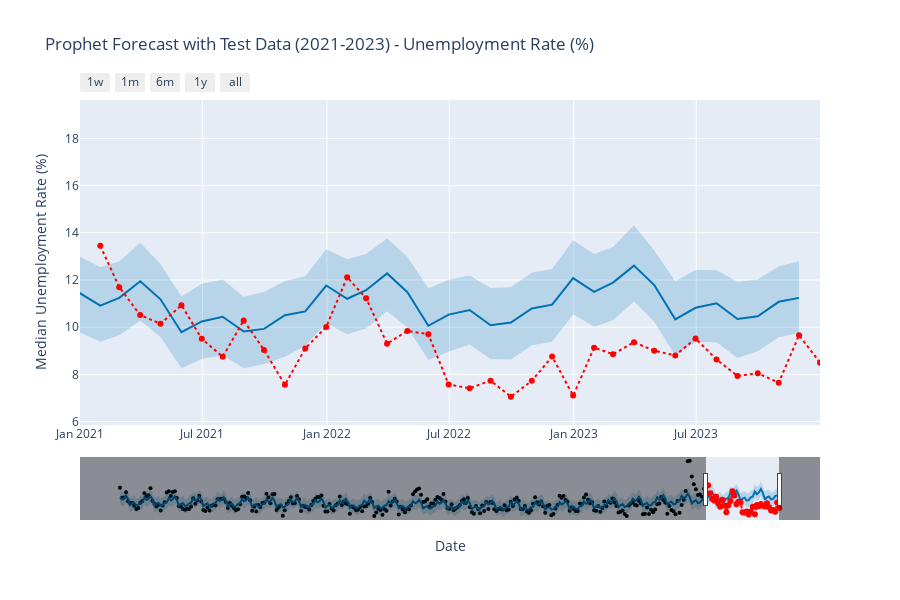

Source (notebook cell):
### Code cell
# Generate plot
fig = plot_plotly(optimized_model, forecast)

# Add test data 
fig.add_trace(
    go.Scatter(
        x=test_data['ds'],  # x-axis (test data dates)
        y=test_data['y'],  # y-axis (actual values)
        mode='markers+lines',
        name='True Values (Test Data)',
        line=dict(color='red', dash='dot'),  
        marker=dict(color='red')
    )
)

# Adjust x-axis range (2021-2023)
fig.update_layout(
    xaxis=dict(
        range=['2021-01-01', '2023-12-31'],  # Set x-axis range
        title='Date',  # Add x-axis title
    ),
    yaxis=dict(
        title='Median Unemployment Rate (%)',  # Add y-axis title
    ),
    title='Prophet Forecast with Test Data (2021-2023) - Unemployment Rate (%)',  # Add plot title
)

# Show plot
fig.show()

### Figure 1 — Plotly figure (JSON) as saved in the notebook; plotly's stock layout.template omitted (floating-point values rounded to 4 significant figures; data arrays with more than 128 entries replaced by an {"elided": "..."} marker saying what was removed)
{"data": [{"marker": {"color": "black", "size": 4}, "mode": "markers", "name": "Actual", "type": "scatter", "x": {"elided": "288 str values"}, "y": {"elided": "288 float values"}}, {"hoverinfo": "skip", "line": {"width": 0}, "mode": "lines", "type": "scatter", "x": {"elided": "324 str values"}, "y": {"elided": "324 float values"}}, {"fill": "tonexty", "fillcolor": "rgba(0, 114, 178, 0.2)", "line": {"color": "#0072B2", "width": 2}, "mode": "lines", "name": "Predicted", "type": "scatter", "x": {"elided": "324 str values"}, "y": {"elided": "324 float values"}}, {"fill": "tonexty", "fillcolor": "rgba(0, 114, 178, 0.2)", "hoverinfo": "skip", "line": {"width": 0}, "mode": "lines", "type": "scatter", "x": {"elided": "324 str values"}, "y": {"elided": "324 float values"}}, {"line": {"color": "red", "dash": "dot"}, "marker": {"color": "red"}, "mode": "markers+lines", "name": "True Values (Test Data)", "type": "scatter", "x": ["2021-01-31T00:00:00", "2021-02-28T00:00:00", "2021-03-31T00:00:00", "2021-04-30T00:00:00", "2021-05-31T00:00:00", "2021-06-30T00:00:00", "2021-07-31T00:00:00", "2021-08-31T00:00:00", "2021-09-30T00:00:00", "2021-10-31T00:00:00", "2021-11-30T00:00:00", "2021-12-31T00:00:00", "2022-01-31T00:00:00", "2022-02-28T00:00:00", "2022-03-31T00:00:00", "2022-04-30T00:00:00", "2022-05-31T00:00:00", "2022-06-30T00:00:00", "2022-07-31T00:00:00", "2022-08-31T00:00:00", "2022-09-30T00:00:00", "2022-10-31T00:00:00", "2022-11-30T00:00:00", "2022-12-31T00:00:00", "2023-01-31T00:00:00", "2023-02-28T00:00:00", "2023-03-31T00:00:00", "2023-04-30T00:00:00", "2023-05-31T00:00:00", "2023-06-30T00:00:00", "2023-07-31T00:00:00", "2023-08-31T00:00:00", "2023-09-30T00:00:00", "2023-10-31T00:00:00", "2023-11-30T00:00:00", "2023-12-31T00:00:00"], "y": [13.45, 11.7, 10.51, 10.14, 10.93, 9.507, 8.747, 10.29, 9.038, 7.558, 9.1, 10.01, 12.11, 11.23, 9.3, 9.842, 9.702, 7.57, 7.414, 7.733, 7.054, 7.729, 8.753, 7.1, 9.132, 8.858, 9.364, 9, 8.804, 9.517, 8.633, 7.933, 8.049, 7.644, 9.662, 8.497]}], "layout": {"height": 600, "showlegend": false, "title": {"text": "Prophet Forecast with Test Data (2021-2023) - Unemployment Rate (%)"}, "width": 900, "xaxis": {"range": ["2021-01-01", "2023-12-31"], "rangeselector": {"buttons": [{"count": 7, "label": "1w", "step": "day", "stepmode": "backward"}, {"count": 1, "label": "1m", "step": "month", "stepmode": "backward"}, {"count": 6, "label": "6m", "step": "month", "stepmode": "backward"}, {"count": 1, "label": "1y", "step": "year", "stepmode": "backward"}, {"step": "all"}]}, "rangeslider": {"visible": true}, "title": {"text": "Date"}, "type": "date"}, "yaxis": {"title": {"text": "Median Unemployment Rate (%)"}}}}
